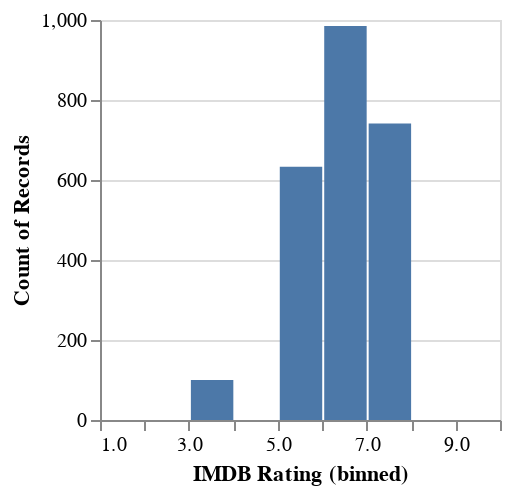

Notebook code cell kept with this figure:
### Code cell
vega(transformed_spec)

### Figure 1 — Vega specification as saved in the notebook (floating-point values rounded to 4 significant figures)
{"$schema": "https://vega.github.io/schema/vega/v5.json", "axes": [{"domain": false, "grid": true, "gridScale": "x", "labels": false, "maxExtent": 0, "minExtent": 0, "orient": "left", "scale": "y", "tickCount": {"signal": "ceil(height/40)"}, "ticks": false, "zindex": 0}, {"grid": false, "labelFlush": true, "labelOverlap": true, "orient": "bottom", "scale": "x", "tickCount": {"signal": "ceil(width/10)"}, "title": "IMDB Rating (binned)", "zindex": 0}, {"grid": false, "labelOverlap": true, "orient": "left", "scale": "y", "tickCount": {"signal": "ceil(height/40)"}, "title": "Count of Records", "zindex": 0}], "background": "white", "data": [{"name": "source_0", "values": [{"__count": 985, "bin_maxbins_10_IMDB Rating": 6, "bin_maxbins_10_IMDB Rating_end": 7}, {"__count": 100, "bin_maxbins_10_IMDB Rating": 3, "bin_maxbins_10_IMDB Rating_end": 4}, {"__count": 741, "bin_maxbins_10_IMDB Rating": 7, "bin_maxbins_10_IMDB Rating_end": 8}, {"__count": 633, "bin_maxbins_10_IMDB Rating": 5, "bin_maxbins_10_IMDB Rating_end": 6}]}, {"name": "source_0_y_domain___count", "values": [{"max": 985, "min": 4}]}], "height": 200, "marks": [{"encode": {"update": {"ariaRoleDescription": {"value": "bar"}, "description": {"signal": "\"IMDB Rating (binned): \" + (!isValid(datum[\"bin_maxbins_10_IMDB Rating\"]) || !isFinite(+datum[\"bin_maxbins_10_IMDB Rating\"]) ? \"null\" : format(datum[\"bin_maxbins_10_IMDB Rating\"], \"\") + \" – \" + format(datum[\"bin_maxbins_10_IMDB Rating_end\"], \"\")) + \"; Count of Records: \" + (format(datum[\"__count\"], \"\"))"}, "fill": {"value": "#4c78a8"}, "x": {"field": "bin_maxbins_10_IMDB Rating_end", "scale": "x"}, "x2": {"field": "bin_maxbins_10_IMDB Rating", "offset": 1, "scale": "x"}, "y": {"field": "__count", "scale": "y"}, "y2": {"scale": "y", "value": 0}}}, "from": {"data": "source_0"}, "name": "marks", "style": ["bar"], "type": "rect"}], "padding": 5, "scales": [{"bins": {"signal": "bin_maxbins_10_IMDB_Rating_bins"}, "domain": {"signal": "[bin_maxbins_10_IMDB_Rating_bins.start, bin_maxbins_10_IMDB_Rating_bins.stop]"}, "name": "x", "range": [0, {"signal": "width"}], "type": "linear", "zero": false}, {"domain": [{"signal": "(data(\"source_0_y_domain___count\")[0] || {}).min"}, {"signal": "(data(\"source_0_y_domain___count\")[0] || {}).max"}], "name": "y", "nice": true, "range": [{"signal": "height"}, 0], "type": "linear", "zero": true}], "signals": [{"name": "bin_maxbins_10_IMDB_Rating_bins", "value": {"fields": ["IMDB Rating"], "fname": "bin_IMDB Rating", "start": 1, "step": 1, "stop": 10}}], "style": "cell", "width": 200}
